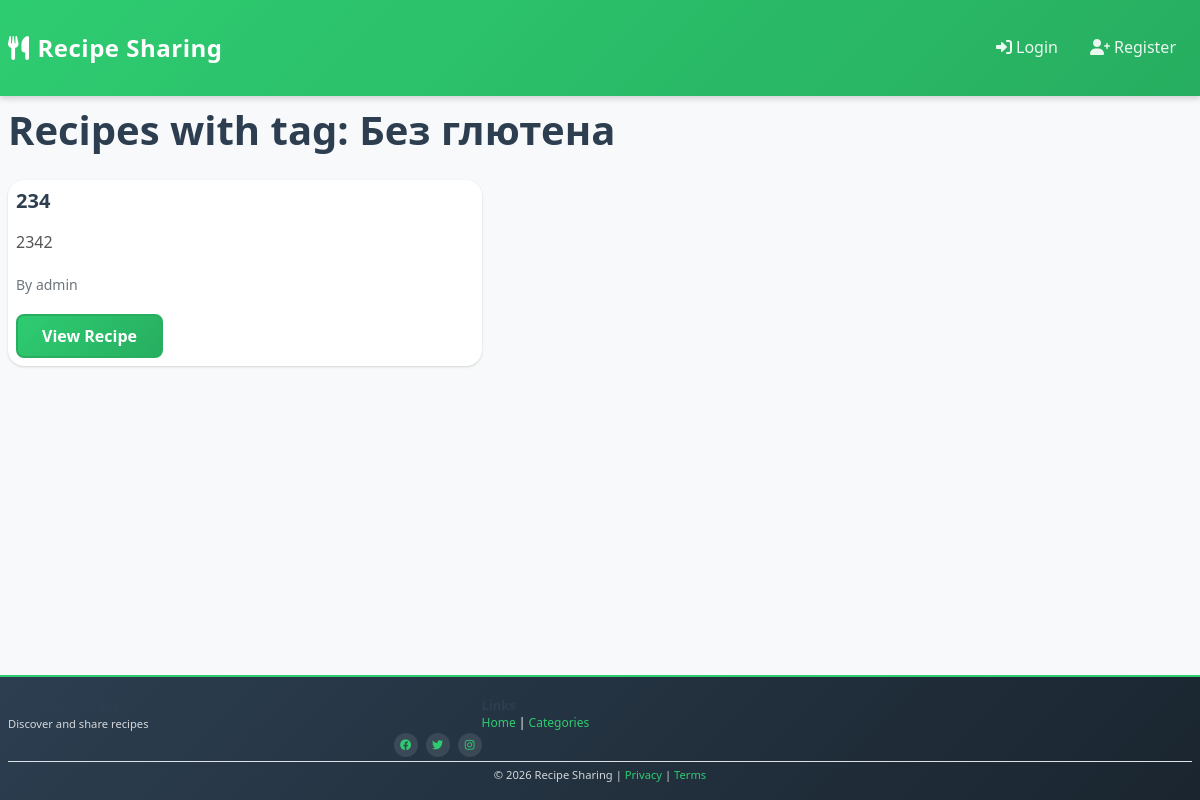
The app's page /tag/4/ with its own data.
### recipes/models.py (models this page shows, shortened)
class Tag(models.Model):
    name = models.CharField(max_length=50, unique=True)
    created_at = models.DateTimeField(auto_now_add=True, null=True)
    class Meta:
        ordering = ['name']

class Recipe(models.Model):
    DIFFICULTY_CHOICES = [
        ('easy', 'Easy'),
        ('medium', 'Medium'),
        ('hard', 'Hard'),
    ]
    author = models.ForeignKey(User, on_delete=models.CASCADE, related_name='recipes')
    title = models.CharField(max_length=200)
    description = models.TextField(max_length=1000)
    ingredients = models.TextField(help_text="Separate each ingredient with a new line")
    instructions = models.TextField(help_text="Detailed cooking instructions")
    category = models.ForeignKey(Category, on_delete=models.SET_NULL, null=True, related_name='recipes')
    tags = models.ManyToManyField(Tag, blank=True, related_name='recipes')
    prep_time = models.IntegerField(help_text="Preparation time in minutes", null=True, blank=True)
    cook_time = models.IntegerField(help_text="Cooking time in minutes", null=True, blank=True)
    servings = models.IntegerField(default=1, validators=[MinValueValidator(1)])
    difficulty = models.CharField(max_length=10, choices=DIFFICULTY_CHOICES, default='medium')
    image = models.ImageField(upload_to='recipes/', blank=True, null=True)
    views_count = models.IntegerField(default=0)
    likes_count = models.IntegerField(default=0)
    created_at = models.DateTimeField(auto_now_add=True, null=True)
    updated_at = models.DateTimeField(auto_now=True, null=True)
    published = models.BooleanField(default=True)
    class Meta:
        ordering = ['-created_at']
        indexes = [
            models.Index(fields=['author', '-created_at']),
            models.Index(fields=['category', '-created_at']),
        ]

### recipes/views.py (the view)
# urls.py: path('tag/<int:pk>/', views.tag_detail, name='tag_detail'),
def tag_detail(request, pk):
    tag = get_object_or_404(Tag, pk=pk)
    recipes = tag.recipes.all()
    return render(request, 'recipes/tag_detail.html', {'tag': tag, 'recipes': recipes})

### templates/recipes/tag_detail.html (shortened to what this page needs)
{% extends 'base.html' %}
{% block content %}
<h1>Recipes with tag: {{ tag.name }}</h1>
<div class="row">
    {% for recipe in recipes %}
    <div class="col-md-4 mb-4">
        <div class="card">
            <div class="card-body">
                <h5 class="card-title">{{ recipe.title }}</h5>
                <p class="card-text">{{ recipe.description|truncatechars:100 }}</p>
                <p class="card-text"><small class="text-muted">By {{ recipe.author.username }}</small></p>
                <a href="{% url 'recipe_detail' recipe.pk %}" class="btn btn-primary">View Recipe</a>
            </div>
        </div>
    </div>
    {% empty %}
    <p class="text-muted">No recipes with this tag yet.</p>
    {% endfor %}
</div>
{% endblock %}

### static/css/style.css (style rules this page uses)
:root { --primary: #2ecc71; --primary-dark: #27ae60; --primary-light: #52d273; --secondary: #3498db; --secondary-dark: #2980b9; --secondary-light: #5dade2; --warning: #f39c12; --danger: #e74c3c; --success: #27ae60; --info: #3498db; --dark: #2c3e50; --light: #ecf0f1; --gray: #95a5a6; --gray-light: #bdc3c7; --spacing-xs: 0.25rem; --spacing-sm: 0.5rem; --spacing-md: 1rem; --spacing-lg: 1.5rem; --spacing-xl: 2rem; --spacing-2xl: 3rem; --border-radius-sm: 0.25rem; --border-radius: 0.5rem; --border-radius-lg: 1rem; --shadow-sm: 0 1px 2px rgba(0, 0, 0, 0.05); --shadow: 0 1px 3px rgba(0, 0, 0, 0.1), 0 1px 2px rgba(0, 0, 0, 0.06); --shadow-md: 0 4px 6px rgba(0, 0, 0, 0.1), 0 2px 4px rgba(0, 0, 0, 0.06); --shadow-lg: 0 10px 15px rgba(0, 0, 0, 0.1), 0 4px 6px rgba(0, 0, 0, 0.05); --shadow-xl: 0 20px 25px rgba(0, 0, 0, 0.1), 0 10px 10px rgba(0, 0, 0, 0.04); --transition: all 0.3s ease; --transition-fast: all 0.15s ease; --transition-slow: all 0.5s ease; }
* { margin: 0; padding: 0; box-sizing: border-box; }
html, body { height: 100%; font-family: 'Segoe UI', Tahoma, Geneva, Verdana, sans-serif; font-size: 16px; line-height: 1.6; color: var(--dark); background-color: #f8f9fa; }
body { display: flex; flex-direction: column; width: 100%; overflow-x: hidden !important; }
h1, h2, h3, h4, h5, h6 { font-weight: 600; line-height: 1.3; margin-bottom: var(--spacing-md); color: var(--dark); }
h1 { font-size: 2.5rem; margin-bottom: var(--spacing-lg); }
h5 { font-size: 1.1rem; margin-bottom: var(--spacing-sm); }
p { margin-bottom: var(--spacing-md); color: #555; }
a { color: var(--primary); text-decoration: none; transition: var(--transition-fast); }
.card { border: none !important; border-radius: var(--border-radius-lg) !important; box-shadow: var(--shadow) !important; transition: var(--transition) !important; overflow: hidden !important; height: auto !important; display: block !important; width: 100% !important; margin: 0 !important; padding: 0 !important; box-sizing: border-box !important; }
.card * { box-sizing: border-box !important; }
.card-body { padding: 0.5rem !important; width: 100% !important; }
.col-md-4 { position: static !important; width: 100% !important; height: auto !important; }
@media (min-width: 768px) { .col-md-4 { flex: 0 0 33.333333% !important; max-width: 33.333333% !important; } }
.card-title { font-size: 1.25rem; font-weight: 600; margin-bottom: var(--spacing-md); }
.card-text { color: #555; margin-bottom: var(--spacing-md); }
.btn { padding: var(--spacing-sm) var(--spacing-lg); font-weight: 600; border-radius: var(--border-radius); transition: var(--transition-fast); border: 2px solid transparent; cursor: pointer; display: inline-block; text-align: center; }
.btn-primary { background: linear-gradient(135deg, var(--primary) 0%, var(--primary-dark) 100%); color: white; border-color: var(--primary-dark); }
.mb-4 { margin-bottom: var(--spacing-xl); }
.text-muted { color: var(--gray); }
.row { display: flex !important; flex-wrap: wrap !important; margin-right: -0.5rem !important; margin-left: -0.5rem !important; width: 100% !important; }
.col-md-4 { position: relative !important; width: 100% !important; flex: 0 0 33.333333% !important; max-width: 33.333333% !important; padding-right: 0.5rem !important; padding-left: 0.5rem !important; }
.sidebar, .card { position: static !important; float: none !important; clear: both !important; }
.row { display: flex !important; flex-wrap: wrap !important; width: 100% !important; margin: 0 !important; padding: 0 !important; box-sizing: border-box !important; min-width: 0 !important; }
.row > * { min-width: 0 !important; }
.col-md-4 { position: relative !important; display: block !important; width: 40% !important; padding: 0 !important; box-sizing: border-box !important; max-width: 40% !important; flex: 0 0 40% !important; }
[class*="col-"] { box-sizing: border-box !important; }

### records on screen
Tag: name "Без глютена"
Recipe: title "234", description "2342", author.username "admin"
